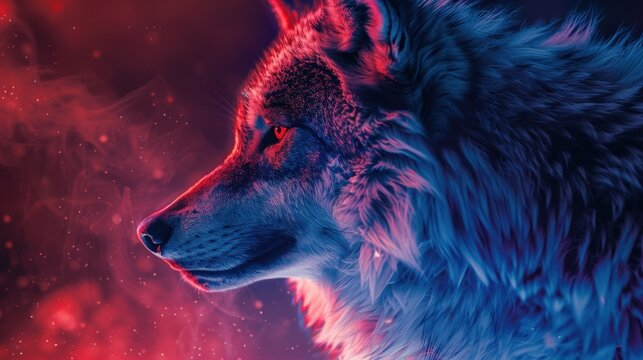
#> input picture Class_Q1/Q1_Image.jpg, 643 x 360 px, found by its file name
$ python Class_Q1_20241117121701.py
#> lines starting #> are read from the running program, lines starting #| are printed output that depends on the picture
import cv2
import numpy as np
import matplotlib.pyplot as plt
from scipy.stats import entropy
from sklearn.metrics import mutual_info_score

#     This code performs the following tasks (OOP version):
#     1. Reads an image and extracts the red channel (I1).
#     2. Permutes I1 and displays the result.
#     3. Presents the histogram of I1.
#     4. Calculates the entropy of I1.
#     5. Computes the mutual information between I1 and its left-neighbors.
#     6. Computes the mutual information between the permuted I1 and its left-neighbors.
#     7. Displays the results.

class ImageAnalysis:
    def __init__(self, image_path):
#> called with image_path = 'Class_Q1/Q1_Image.jpg'
        self.image_path = image_path
        self.image = cv2.imread(image_path)
#> self.image is the input picture: shape (360, 643, 3); mean B, G, R 82.9, 45.9, 68.9
        if self.image is None:
            raise ValueError("Failed to load image.")
        self.image_rgb = cv2.cvtColor(self.image, cv2.COLOR_BGR2RGB)
        self.I1 = self.image_rgb[:, :, 0]  # Extract the red channel
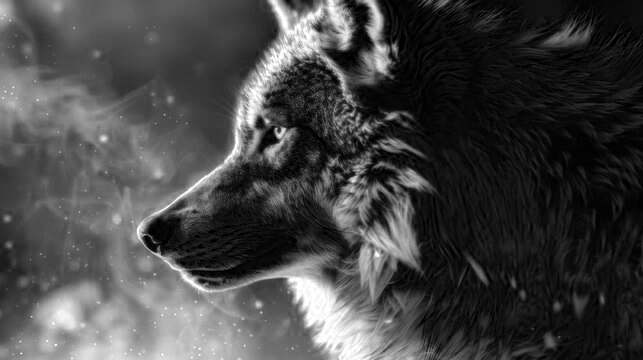
#> self.I1: shape (360, 643); min 0, max 255, mean 68.9
        self.left_neighbors = np.roll(self.I1, shift=1, axis=1)  # Shift right by 1
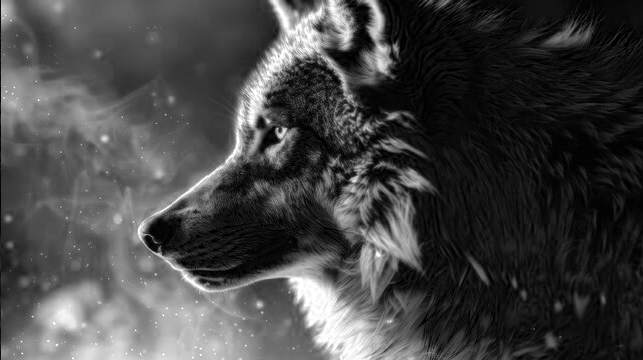
#> self.left_neighbors: shape (360, 643); min 0, max 255, mean 68.9

        # self.left_neighbors_hist = np.histogram(self.left_neighbors, bins=256, range=(0, 256), density=True)  # Normalized
        self.I1_hist, _ = np.histogram(self.I1, bins=256, range=(0, 256), density=True)                        # Normalized
#> self.I1_hist = 256 values, max 0.0193 at index 14, min 0.000402 at index 232, mean 0.00391
        self.I1_entropy = self.calc_entropy(self.I1_hist)
#> in calc_entropy, `hist = hist[hist > 0]`: hist has the same summary as self.I1_hist in __init__
#> self.I1_entropy = 7.39
        self.I1_left_neighbors_mui = self.calc_mutual_info(self.I1, self.left_neighbors)
        self.I1_permuted = self.permutate(self.I1)
        self.I1_permuted_hist = np.histogram(self.I1_permuted, bins=256, range=(0, 256), density=True)                        # Normalized
        self.I1_permuted_left_neighbors_mui = self.calc_mutual_info(self.I1_permuted, self.left_neighbors)

    def calc_entropy(self, hist):
       hist = hist[hist > 0]  # Remove zero entries
       return -np.sum(hist * np.log2(hist))

    def calc_mutual_info(self, data_A, data_B):
        joint_hist = np.histogram2d(data_A.ravel(), data_B.ravel(), bins=256, range=[[0, 256], [0, 256]], density=True) # Normalized
#> (the run stopped early here; a loop or call above may not have finished)
